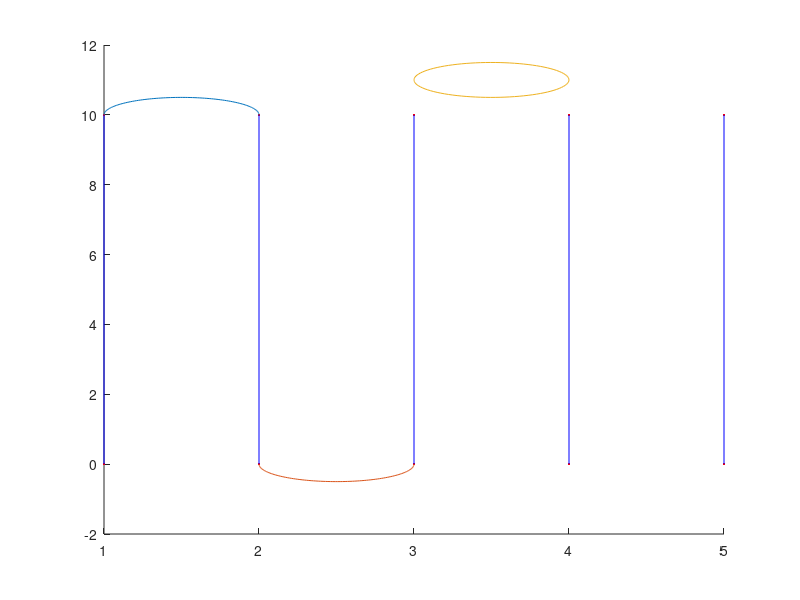

Source code (MATLAB):
clc; clear all ;
data = [1,0 ; 1,10 ; 2, 10 ; 2,0 ; 3,0 ; 3,10 ; 4,10 ; 4,0 ; 5,0 ; 5,10];
% figure
hold on
plot(data(:,1),data(:,2),'.r')
% Draw lines
plot(data(1:2,1),data(1:2,2),'b') ;
plot(data(3:4,1),data(3:4,2),'b') ;
plot(data(5:6,1),data(5:6,2),'b') ;
plot(data(7:8,1),data(7:8,2),'b');
plot(data(9:10,1),data(9:10,2),'b') ;
% draw curves 
th = linspace(0,pi) ;
c1 = sum(data(2:3,:))/2 ;
r = 0.5 ;
a1 = [r*cos(th)+c1(1) ; r*sin(th)+c1(2)] ;
plot(a1(1,:),a1(2,:))
c2 = sum(data(4:5,:))/2 ;
a2 = [r*cos(-th)+c2(1) ; r*sin(-th)+c2(2)] ;
plot(a2(1,:),a2(2,:))

%th = linspace(0,pi) 

c3 = sum(data(6:7,:))/2 ;
%c3 = [3.5, 10];
%a3 = [r*cos(pi*sin(th)./th)+c3(1) ; r*sin(pi*sin(th)./th)+c3(2)+1] ;
a3 = [r*cos(2*th)+c3(1) ; r*sin(2*th)+c3(2)+1] ;
plot(a3(1,:),a3(2,:))


%https://www.mathworks.com/matlabcentral/answers/272888-plot-a-heart-using-matlab
